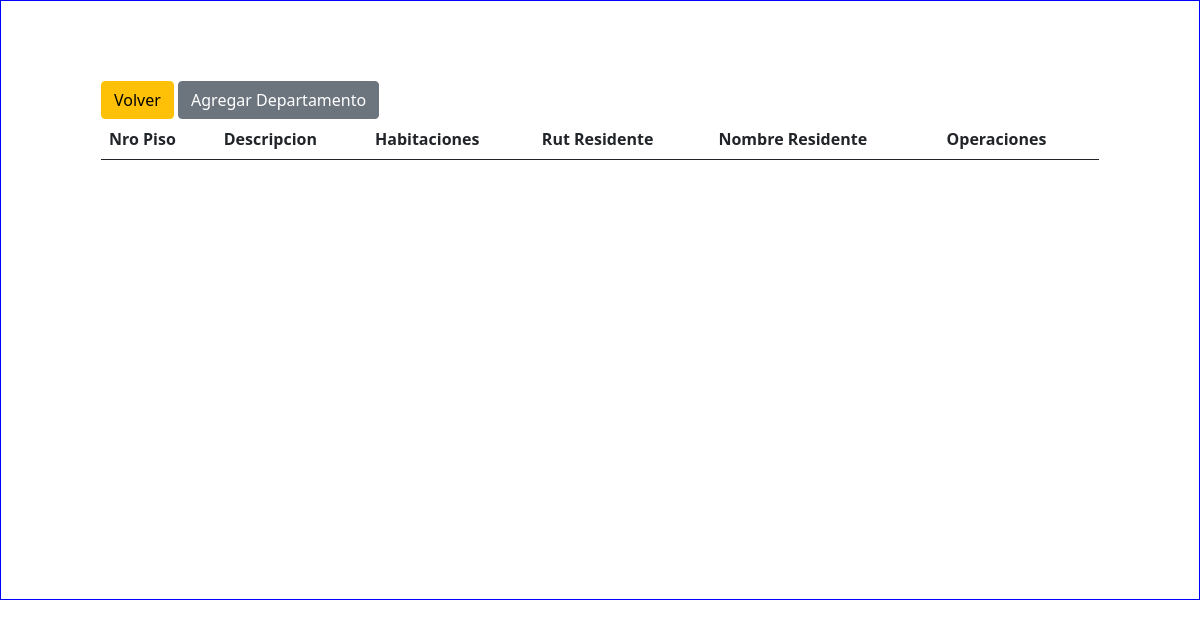
The page /departamentos on the database as committed earlier.
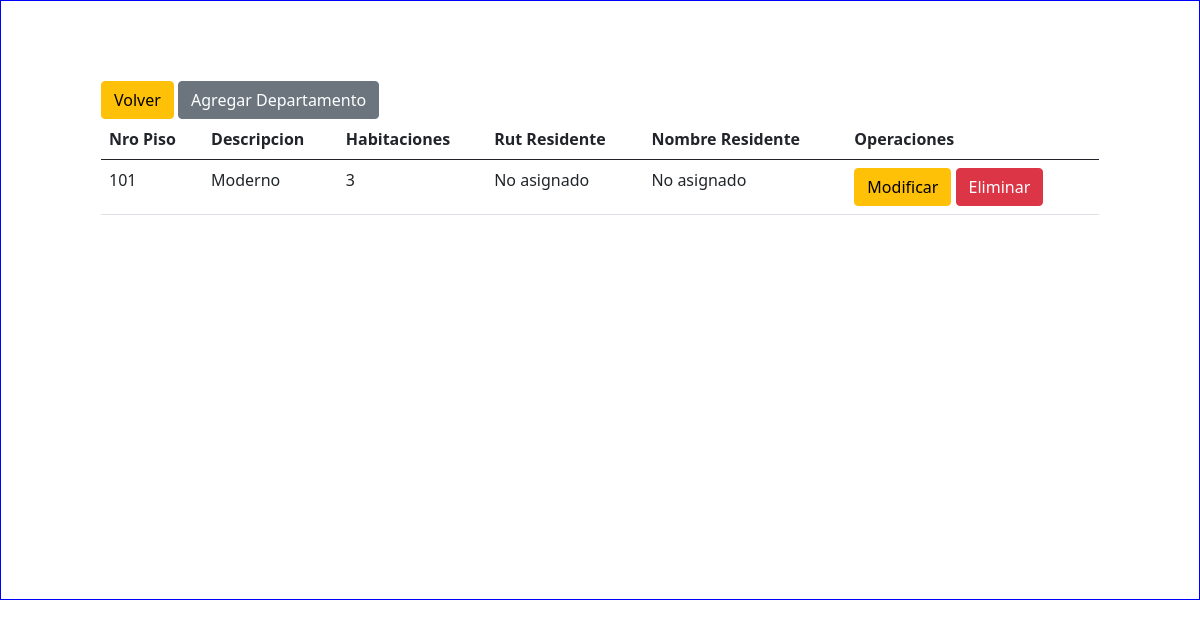
The same page on the database as committed later.
### aplicacion/models.py (models this page shows)
class departamento(models.Model):
    numero_piso=models.IntegerField(primary_key=True)
    descripcion_dpto=models.CharField( max_length=100)
    num_habitaciones=models.IntegerField()
    residente = models.ForeignKey(Residente,null=True,blank=True, on_delete=models.CASCADE)
    def __str__(self):
        return f"{self.numero_piso} {self.residente}"

### aplicacion/views.py (the view)
# urls.py: path('departamentos',depart,name='departamentos'),
def depart(request):
    depa=departamento.objects.all()
    print(depa)
    datos={
        'depa':depa
    }
    return render(request,'aplicacion/departamentos.html',datos)

### aplicacion/templates/aplicacion/departamentos.html (shortened to what this page needs)
{% load static %}
<!DOCTYPE html>
<html lang="en">
<head>
    <link rel="stylesheet" href="../static/css/index.css">
    <link href="https://cdn.jsdelivr.net/npm/bootstrap@5.0.2/dist/css/bootstrap.min.css" rel="stylesheet"
>
</head>
<body>
    <div id="general">
    <div id="contenedor_izquierda">
        <div>
            <a href="{% url 'index'  %}" class="btn btn-warning">Volver</a>
            <a href="{%     url 'IngresarDepto'%}" class="btn btn-secondary">Agregar Departamento</a>
            </div>
        <table class="table table-hover table-responsive">
            <thead>
                <tr>
                    <th>Nro Piso</th>
                    <th>Descripcion</th>
                    <th>Habitaciones</th>
                    <th>Rut Residente</th>
                    <th>Nombre Residente</th>
                    <th>Operaciones</th>
                </tr>
            </thead>
        <tbody>
            {% for d in depa %}
                <tr>
                    <td>{{d.numero_piso}}</td>
                    <td>{{d.descripcion_dpto}}</td>
                    <td>{{d.num_habitaciones}}</td>
                    <td>
                        {% if d.residente %}
                            {{ d.residente.rut }}
                        {% else %}
                            No asignado
                        {% endif %}
                    </td>
                    <td> {% if d.residente %}
                        {{ d.residente.nombre_completo }}
                    {% else %}
                        No asignado
                    {% endif %}</td>
                    <td>
                        <a href="{% url "updepa" d.numero_piso %}" class="btn btn-warning">Modificar</a>
                        <form action="{% url 'eliminardepa' d.numero_piso %}" method="POST" style="display:inline;">
                            <button type="submit" class="btn btn-danger">Eliminar</button>
                    </td>
                </tr>
            {% endfor %}
        </tbody>
    </table>
    </div>
    </div>
</body>
</html>

Rows that differ between the two databases and show on the page:
added departamento: numero_piso "101", descripcion_dpto "Moderno", num_habitaciones "3", shows "No asignado"
